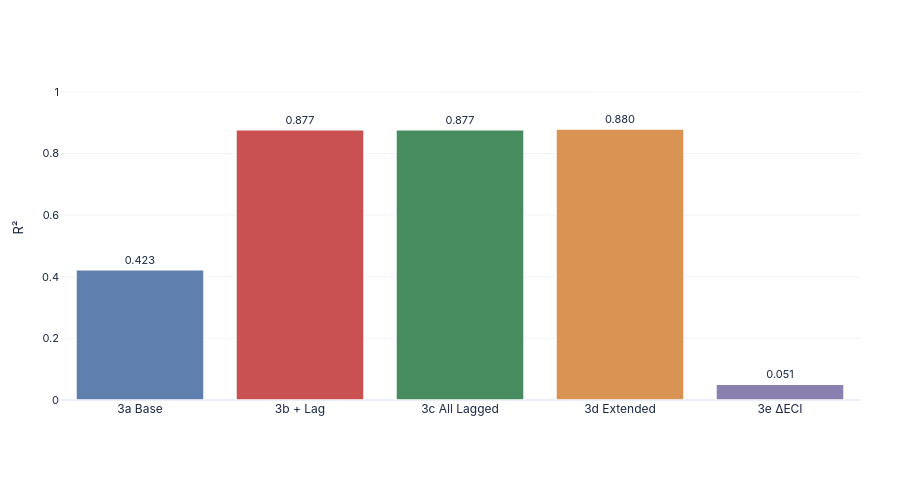

The cell this chart's notebook holds for it:
### Markdown cell above
## Chart 17 — R\u00b2 Comparison Across Models

### Code cell
perf_rows = []
for m in MODEL_ORDER:
    if m not in model_stats or model_stats[m]['R2'] is None: continue
    perf_rows.append({
        'Model': MODEL_LABELS[m],
        'R²': model_stats[m]['R2'],
        'N': model_stats[m]['N'],
        'color': SPEC_COLORS[m],
    })
perf_df = pd.DataFrame(perf_rows)

fig17 = go.Figure()
fig17.add_trace(go.Bar(
    x=perf_df['Model'], y=perf_df['R²'],
    marker=dict(color=[SPEC_COLORS[m] for m in MODEL_ORDER if m in coef_dfs],
                opacity=0.88, line=dict(color='white', width=1.5)),
    text=[f'{v:.3f}' for v in perf_df['R²']], textposition='outside',
    textfont=dict(size=11),
    hovertemplate='<b>%{x}</b><br>R² = %{y:.4f}<extra></extra>',
    name='R²',
))

# Add N annotations below bars
for _, row in perf_df.iterrows():
    fig17.add_annotation(
        x=row['Model'], y=-0.06, text=f"N={row['N']:,}", showarrow=False,
        font=dict(size=9, color='#666'), yref='y',
    )

fig17.update_layout(**base_layout(
    height=480, barmode='group',
    margin=dict(l=60, r=40, t=55, b=80),
    xaxis=dict(tickfont=dict(size=12)),
    yaxis=dict(title='R²', range=[0, 1.12], gridcolor=GRID, gridwidth=0.5),
    legend=dict(orientation='h', yanchor='bottom', y=1.02,
                xanchor='center', x=0.5, font=dict(size=11)),
))
save(fig17, '17_reg_r2_comparison', w=900, h=480)
fig17.show(config=CFG)

### Figure 1 — Plotly figure (JSON) as saved in the notebook; plotly's stock layout.template omitted (floating-point values rounded to 4 significant figures)
{"data": [{"hovertemplate": "<b>%{x}</b><br>R² = %{y:.4f}<extra></extra>", "marker": {"color": ["#4a6fa5", "#c23a3a", "#2e7d4a", "#d4853b", "#7b6fa5"], "line": {"color": "white", "width": 1.5}, "opacity": 0.88}, "name": "R²", "text": ["0.423", "0.877", "0.877", "0.880", "0.051"], "textfont": {"size": 11}, "textposition": "outside", "type": "bar", "x": ["3a Base", "3b + Lag", "3c All Lagged", "3d Extended", "3e ΔECI"], "y": [0.4229, 0.8773, 0.8773, 0.88, 0.0509]}], "layout": {"annotations": [{"font": {"color": "#666", "size": 9}, "showarrow": false, "text": "N=1,173", "x": "3a Base", "y": -0.06, "yref": "y"}, {"font": {"color": "#666", "size": 9}, "showarrow": false, "text": "N=1,126", "x": "3b + Lag", "y": -0.06, "yref": "y"}, {"font": {"color": "#666", "size": 9}, "showarrow": false, "text": "N=1,126", "x": "3c All Lagged", "y": -0.06, "yref": "y"}, {"font": {"color": "#666", "size": 9}, "showarrow": false, "text": "N=1,120", "x": "3d Extended", "y": -0.06, "yref": "y"}, {"font": {"color": "#666", "size": 9}, "showarrow": false, "text": "N=1,125", "x": "3e ΔECI", "y": -0.06, "yref": "y"}], "barmode": "group", "font": {"color": "#1a2744", "family": "IBM Plex Sans, -apple-system, BlinkMacSystemFont, sans-serif", "size": 11}, "height": 480, "legend": {"font": {"size": 11}, "orientation": "h", "x": 0.5, "xanchor": "center", "y": 1.02, "yanchor": "bottom"}, "margin": {"b": 80, "l": 60, "r": 40, "t": 55}, "paper_bgcolor": "#ffffff", "plot_bgcolor": "#ffffff", "xaxis": {"tickfont": {"size": 12}}, "yaxis": {"gridcolor": "#e5e7eb", "gridwidth": 0.5, "range": [0, 1.12], "title": {"text": "R²"}}}}
